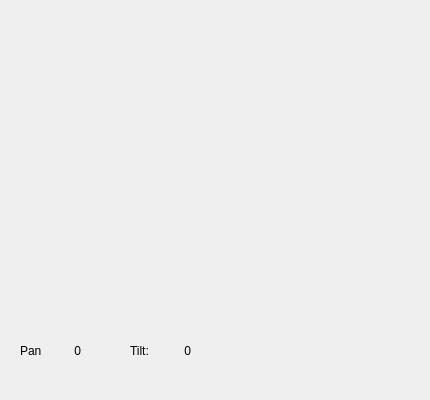
<?xml version="1.0" encoding="UTF-8"?>
<ui version="4.0">
<class>MainWindow</class>
<widget class="QMainWindow" name="MainWindow">
  <property name="geometry">
   <rect>
    <x>0</x>
    <y>0</y>
    <width>430</width>
    <height>400</height>
   </rect>
  </property>
  <property name="minimumSize">
   <size>
    <width>430</width>
    <height>400</height>
   </size>
  </property>
  <property name="maximumSize">
   <size>
    <width>800</width>
    <height>800</height>
   </size>
  </property>
  <property name="windowTitle">
   <string>Pan/Tilt Teleoperator</string>
  </property>
  <widget class="QWidget" name="centralwidget">
    <widget class="QWidget" name="verticalLayoutWidget">
    <property name="geometry">
     <rect>
      <x>20</x>
      <y>30</y>
      <width>361</width>
      <height>301</height>
     </rect>
    </property>
    <layout class="QVBoxLayout" name="tlLayout"/>
   </widget>
   <widget class="QLabel" name="XLabel">
    <property name="geometry">
     <rect>
      <x>20</x>
      <y>340</y>
      <width>21</width>
      <height>21</height>
     </rect>
    </property>
    <property name="text">
     <string>Pan:</string>
    </property>
   </widget>
   <widget class="QLabel" name="YLabel">
    <property name="geometry">
     <rect>
      <x>130</x>
      <y>340</y>
      <width>21</width>
      <height>21</height>
     </rect>
    </property>
    <property name="text">
     <string>Tilt:</string>
    </property>
   </widget>
  <widget class="QLabel" name="XValue">
    <property name="geometry">
     <rect>
      <x>40</x>
      <y>340</y>
      <width>41</width>
      <height>21</height>
     </rect>
    </property>
    <property name="text">
     <string>0</string>
    </property>
    <property name="alignment">
     <set>Qt::AlignRight|Qt::AlignTrailing|Qt::AlignVCenter</set>
    </property>
  </widget>
   <widget class="QLabel" name="YValue">
    <property name="geometry">
     <rect>
      <x>150</x>
      <y>340</y>
      <width>41</width>
      <height>21</height>
     </rect>
    </property>
    <property name="text">
     <string>0</string>
    </property>
    <property name="alignment">
     <set>Qt::AlignRight|Qt::AlignTrailing|Qt::AlignVCenter</set>
    </property>
   </widget>
   <widget class="QWidget" name="verticalLayoutWidget_2">
    <property name="geometry">
     <rect>
      <x>350</x>
      <y>320</y>
      <width>80</width>
      <height>80</height>
     </rect>
    </property>
    <layout class="QVBoxLayout" name="logoLayout">
     <property name="spacing">
      <number>0</number>
     </property>
    </layout>
   </widget>
  </widget>
 </widget>
<resources>
  <include location="../resources/resources.qrc"/>
</resources>
 <connections/>
</ui>
